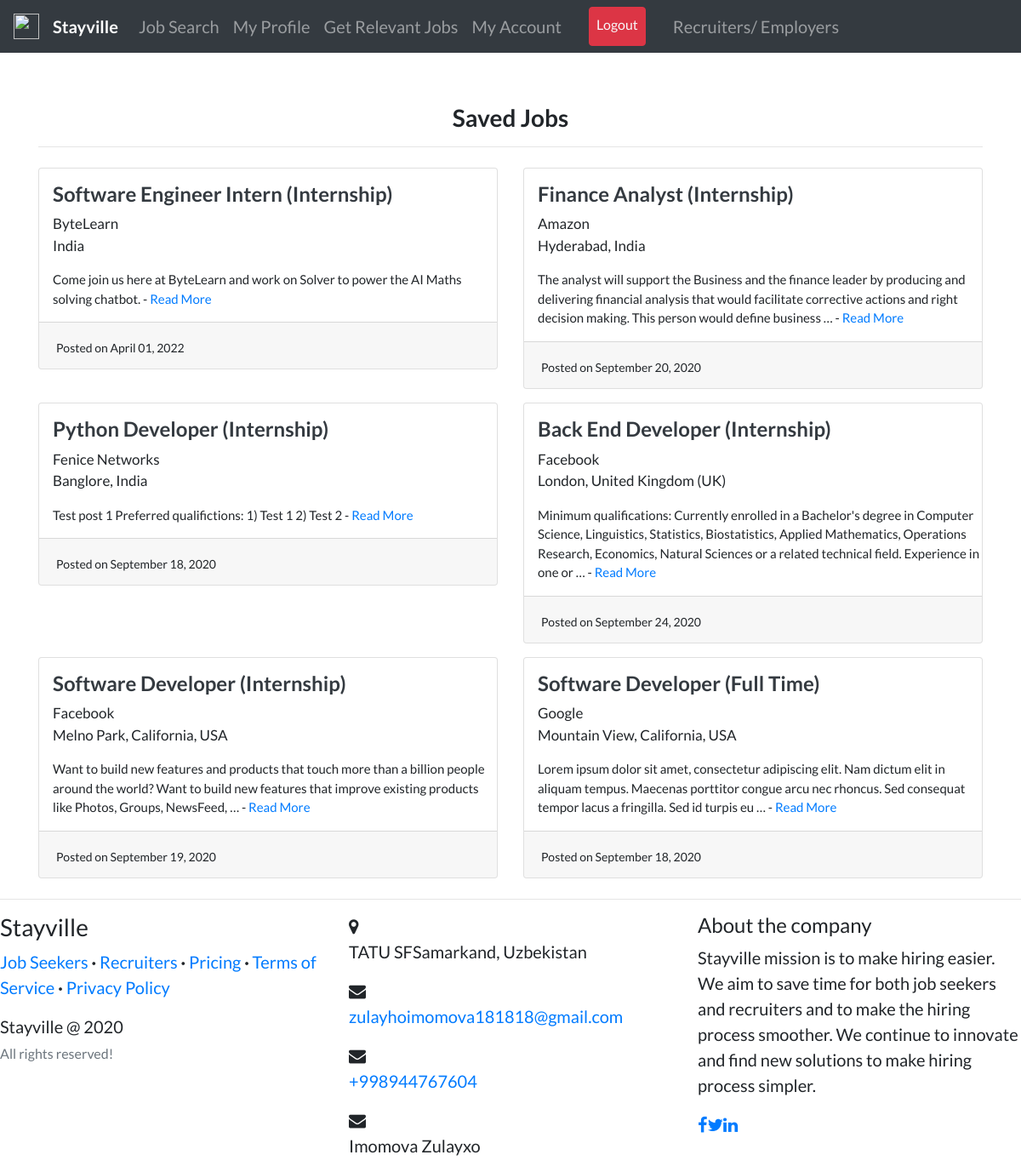
/saved_job_list/ (signed in), run on the app's committed database.
### candidates/models.py (models this page shows, shortened)
class SavedJobs(models.Model):
    job = models.ForeignKey(
        Job, related_name='saved_job', on_delete=models.CASCADE)
    user = models.ForeignKey(
        User, related_name='saved', on_delete=models.CASCADE)
    date_posted = models.DateTimeField(default=timezone.now)

### recruiters/models.py (models this page shows, shortened)
class Job(models.Model):
    recruiter = models.ForeignKey(
        User, related_name='jobs', on_delete=models.CASCADE)
    title = models.CharField(max_length=255)
    company = models.CharField(max_length=200)
    location = models.CharField(max_length=255)
    description = models.TextField()
    skills_req = models.CharField(max_length=200)
    job_type = models.CharField(
        max_length=30, choices=CHOICES, default='Full Time', null=True)
    link = models.URLField(null=True, blank=True)
    slug = AutoSlugField(populate_from='title', unique=True, null=True)
    date_posted = models.DateTimeField(default=timezone.now)

### candidates/views.py (the view)
# urls.py: path('saved_job_list/', views.saved_jobs, name='saved-jobs'),
@login_required
def saved_jobs(request):
    jobs = SavedJobs.objects.filter(
        user=request.user).order_by('-date_posted')
    return render(request, 'candidates/saved_jobs.html', {'jobs': jobs, 'candidate_navbar': 1})

### candidates/templates/candidates/saved_jobs.html
{% extends "users/layout.html" %} {% load static %} {% block content %}
<br /><br />
<div>
  <h3 class="text-center"><b>Saved Jobs</b></h3>
  <hr my-2 />
  <div class="row">
    {% for job in jobs %}
    <div class="col-md-6">
      <div class="card card-signin my-2">
        <span class="ml-3 mt-3">
          <a href="{% url 'job-detail' job.job.slug %}"
            ><h4 class="text-dark">
              <b>{{job.job.title}} ({{job.job.job_type}})</b>
            </h4></a
          >
          <p style="font-size: 17px">
            {{job.job.company}}<br />{{job.job.location}}
          </p>
          <p style="font-size: 15px">
            {{job.job.description|truncatewords:30}} -
            <a href="{% url 'job-detail' job.job.slug %}">Read More</a>
          </p>
        </span>
        <div class="card-footer">
          <span style="font-size: 14px"
            >Posted on {{job.job.date_posted|date:"F d, Y"}}</span
          >
        </div>
      </div>
    </div>
    {% endfor %}
  </div>
</div>
{% endblock content %}

### users/templates/users/layout.html (style rules this page uses)
body { font-family: "Lato"; font-size: 20px; }

### data on the page
SavedJobs: job "Software Engineer Intern", job.job_type "Internship", job.company "ByteLearn", job.location "India", job.description "Come join us here at ByteLearn and work on Solver to power the AI Maths solving chatbot.", job.date_posted "April 01, 2022"
SavedJobs: job "Finance Analyst", job.job_type "Internship", job.company "Amazon", job.location "Hyderabad, India", job.description "The analyst will support the Business and the finance leader by producing and delivering financial analysis that would facilitate corrective actions and right decision making. This person would define business …", job.date_posted "September 20, 2020"
SavedJobs: job "Python Developer", job.job_type "Internship", job.company "Fenice Networks", job.location "Banglore, India", job.description "Test post 1 Preferred qualifictions: 1) Test 1 2) Test 2", job.date_posted "September 18, 2020"
SavedJobs: job "Back End Developer", job.job_type "Internship", job.company "Facebook", job.location "London, United Kingdom (UK)", job.description "Minimum qualifications: Currently enrolled in a Bachelor's degree in Computer Science, Linguistics, Statistics, Biostatistics, Applied Mathematics, Operations Research, Economics, Natural Sciences or a related technical field. Experience in one or …", job.date_posted "September 24, 2020"
SavedJobs: job "Software Developer", job.job_type "Internship", job.company "Facebook", job.location "Melno Park, California, USA", job.description "Want to build new features and products that touch more than a billion people around the world? Want to build new features that improve existing products like Photos, Groups, NewsFeed, …", job.date_posted "September 19, 2020"
SavedJobs: job "Software Developer", job.job_type "Full Time", job.company "Google", job.location "Mountain View, California, USA", job.description "Lorem ipsum dolor sit amet, consectetur adipiscing elit. Nam dictum elit in aliquam tempus. Maecenas porttitor congue arcu nec rhoncus. Sed consequat tempor lacus a fringilla. Sed id turpis eu …", job.date_posted "September 18, 2020"
